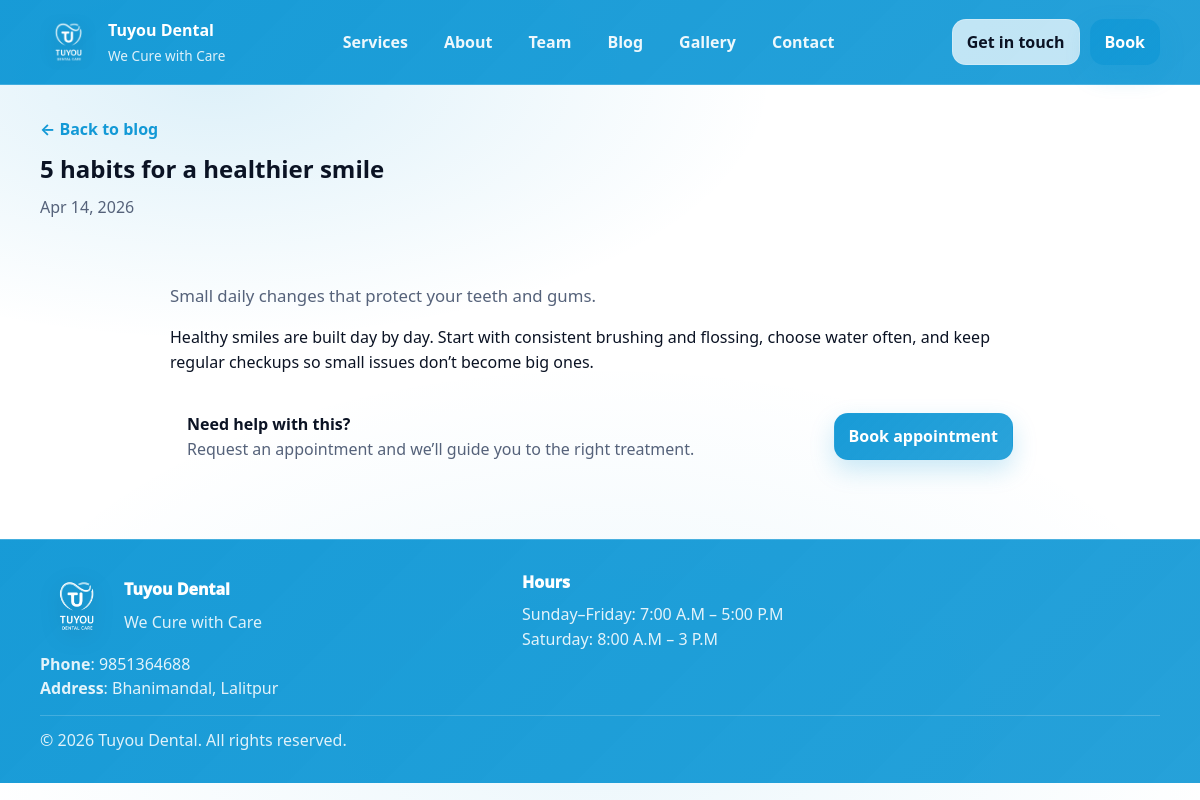
The page /blog/5-habits-for-a-healthier-smile/ on the database its author committed.
### website/models.py (models this page shows, shortened)
class TimeStampedModel(models.Model):
    created_at = models.DateTimeField(auto_now_add=True)
    updated_at = models.DateTimeField(auto_now=True)
    class Meta:
        abstract = True

class SiteSettings(TimeStampedModel):
    site_name = models.CharField(max_length=120, default="Tuyou Dental")
    tagline = models.CharField(
        max_length=220, default="Modern dentistry with a gentle touch."
    )
    phone = models.CharField(max_length=40, blank=True, default="")
    email = models.EmailField(blank=True, default="")
    address = models.CharField(max_length=220, blank=True, default="")
    hero_title = models.CharField(max_length=120, default="Healthy smiles start here.")
    hero_subtitle = models.TextField(
        default="From checkups to cosmetic care, we make every visit calm, clear, and comfortable."
    )
    hero_primary_cta_text = models.CharField(max_length=40, default="Book Appointment")
    hero_primary_cta_url = models.CharField(max_length=120, default="/appointment/")
    hero_secondary_cta_text = models.CharField(max_length=40, default="View Services")
    hero_secondary_cta_url = models.CharField(max_length=120, default="/services/")
    hero_image = models.ImageField(upload_to='site/hero/', blank=True, null=True)
    about_title = models.CharField(max_length=120, default="Trusted care for every stage.")
    about_body = models.TextField(
        default=(
            "Welcome to TuYou Dental Care, where brightening your smile brightens our day.\n\n"
            "We offer a comprehensive range of treatments, from routine cleanings and preventative care "
            "to advanced cosmetic, prosthetic and restorative procedures. We believe in personalized care "
            "tailored to meet the unique needs of each patient, ensuring a comfortable and stress-free experience.\n\n"
            "Our state-of-the-art facility is equipped with the latest technology to deliver the highest standard "
            "of dental care. Trust TuYou Dental Care to help you achieve and maintain a healthy, beautiful smile.\n\n"
            "\"We Cure With full cure\""
        )
    )
    about_image = models.ImageField(upload_to='site/about/', blank=True, null=True)
    opening_hours = models.TextField(
        blank=True,
        default="Mon–Fri: 8:00–18:00\nSat: 9:00–14:00\nSun: Closed",
        help_text="One line per entry.",
    )
    social_facebook = models.URLField(blank=True, default="")
    social_instagram = models.URLField(blank=True, default="")
    social_x = models.URLField(blank=True, default="")
    class Meta:
        verbose_name = "Site settings"
        verbose_name_plural = "Site settings"
    @classmethod
    def get_solo(cls):
        obj, _created = cls.objects.get_or_create(pk=1)
        return obj

class BlogPost(TimeStampedModel):
    title = models.CharField(max_length=200)
    slug = models.SlugField(max_length=220, unique=True, blank=True)
    excerpt = models.CharField(max_length=280, blank=True, default="")
    body = models.TextField()
    cover_image_url = models.URLField(blank=True, default="")
    published = models.BooleanField(default=True)
    published_at = models.DateTimeField(blank=True, null=True)
    class Meta:
        ordering = ["-published_at", "-created_at"]

### website/views.py (the view)
# urls.py: path("blog/<slug:slug>/", views.blog_detail, name="blog_detail"),
def blog_detail(request, slug: str):
    post = get_object_or_404(BlogPost, slug=slug, published=True)
    return render(request, "website/blog_detail.html", {"post": post})

### website/context_processors.py (called while the page is built)
def site_settings(request):
    settings_obj = SiteSettings.get_solo()
    return {"site_settings": settings_obj}

### templates/website/blog_detail.html (shortened to what this page needs)
{% extends "base.html" %}
{% block content %}
  <section class="page-hero">
    <div class="container">
      <a class="link" href="{% url 'blog_list' %}">← Back to blog</a>
      <h1 class="mt-small">{{ post.title }}</h1>
      <div class="muted">{% if post.published_at %}{{ post.published_at|date:"M j, Y" }}{% endif %}</div>
    </div>
  </section>
  <section class="section">
    <div class="container article">
      {% if post.excerpt %}<p class="lead">{{ post.excerpt }}</p>{% endif %}
      <div class="article-body">
        {{ post.body|linebreaks }}
      </div>
      <div class="article-cta">
        <div>
          <div class="mini-title">Need help with this?</div>
          <div class="muted">Request an appointment and we’ll guide you to the right treatment.</div>
        </div>
        <a class="btn btn-primary" href="{% url 'appointment' %}">Book appointment</a>
      </div>
    </div>
  </section>
{% endblock %}

### templates/base.html (shortened to what this page needs)
{% load static %}
<!doctype html>
<html lang="en">
  <head>
    <link rel="stylesheet" href="{% static 'css/site.css' %}" />
  </head>
  <body>
    <header class="site-header">
      <div class="container nav-row">
        <a class="brand" href="{% url 'home' %}">
          <span class="brand-mark">
            <img class="brand-logo" src="{% static 'img/tuyouLogo.png' %}" alt="{{ site_settings.site_name }} logo" />
          </span>
          <span class="brand-text">
            <span class="brand-name">{{ site_settings.site_name }}</span>
            <span class="brand-tagline">{{ site_settings.tagline }}</span>
          </span>
        </a>
        <nav class="nav" id="navMenu">
          <a href="{% url 'home' %}#services">Services</a>
          <a href="{% url 'home' %}#about">About</a>
          <a href="{% url 'home' %}#team">Team</a>
          <a href="{% url 'home' %}#blog">Blog</a>
          <a href="{% url 'gallery' %}">Gallery</a>
          <a href="{% url 'home' %}#contact">Contact</a>
        </nav>
        <div class="nav-cta">
          <a class="btn btn-ghost" href="{% url 'home' %}#contact">Get in touch</a>
          <a class="btn btn-primary" href="{% url 'appointment' %}">Book</a>
        </div>
      </div>
    </header>
    <main>
      {% block content %}{% endblock %}
    </main>
    <footer class="site-footer">
      <div class="container footer-grid">
        <div>
          <div class="footer-brand">
            <img class="footer-logo" src="{% static 'img/tuyouLogo.png' %}" alt="{{ site_settings.site_name }} logo" />
            <div>
              <div class="footer-title">{{ site_settings.site_name }}</div>
              <div class="muted">{{ site_settings.tagline }}</div>
            </div>
          </div>
          <div class="footer-meta">
            {% if site_settings.phone %}<div><strong>Phone</strong>: {{ site_settings.phone }}</div>{% endif %}
            {% if site_settings.address %}<div><strong>Address</strong>: {{ site_settings.address }}</div>{% endif %}
          </div>
        </div>
        <div>
          <div class="footer-title">Hours</div>
          <pre class="hours">{{ site_settings.opening_hours }}</pre>
        </div>
      </div>
      <div class="container footer-bottom">
        <div class="muted mx-auto">© {% now "Y" %} {{ site_settings.site_name }}. All rights reserved.</div>
      </div>
    </footer>
  </body>
</html>

### static/css/site.css (style rules this page uses)
:root { --bg:#FFFFFF; --panel:#FFFFFF; --panel2:#F3F9FF; --text:#0B1324; --muted:#55627A; --line:rgba(11,19,36,.10); --primary:#1399D6; --primary2:#1399D6; --shadow: 0 12px 40px rgba(8,15,30,.10); --radius:18px; }
* { box-sizing:border-box }
html,body { height:100% }
html { scroll-behavior:smooth }
body { margin:0; font-family: ui-sans-serif, system-ui, -apple-system, Segoe UI, Roboto, Arial, "Apple Color Emoji","Segoe UI Emoji"; background: radial-gradient(900px 420px at 18% 10%, rgba(19,153,214,.14), transparent 62%), radial-gradient(900px 520px at 50% 92%, rgba(19,153,214,.08), transparent 72%), var(--bg); color:var(--text); line-height:1.55; }
a { color:inherit; text-decoration:none }
img { max-width:100%; display:block }
.container { width:min(1120px, calc(100% - 48px)); margin:0 auto }
.muted { color:var(--muted) }
.mt-small { margin-top:8px }
.lead { font-size:1.05rem; color:var(--muted) }
.link { color:var(--primary); font-weight:650 }
.site-header { position:sticky; top:0; z-index:100; background: linear-gradient(135deg, rgba(19,153,214,.98), rgba(19,153,214,.92)); border-bottom:1px solid rgba(255,255,255,.18); }
.nav-row { display:flex; align-items:center; justify-content:space-between; gap:18px; padding:14px 0 }
.brand { display:flex; align-items:center; gap:12px }
.brand-mark { width:56px; height:56px; border-radius:16px; background: transparent; border:none; display:grid; place-items:center; overflow:hidden; box-shadow: none; padding:0; }
.brand-logo { width:100%; height:100%; object-fit:contain; filter: drop-shadow(0 6px 12px rgba(0,0,0,.18)); }
.brand-text { display:flex; flex-direction:column; gap:2px }
.brand-name { font-weight:850 }
.brand-name { color:#FFFFFF }
.brand-tagline { font-size:.85rem; color:rgba(255,255,255,.86) }
.nav { display:flex; gap:16px; align-items:center }
.nav a { color:rgba(255,255,255,.92); font-weight:650; padding:8px 10px; border-radius:12px }
.nav-cta { display:flex; gap:10px; align-items:center }
.btn { display:inline-flex; align-items:center; justify-content:center; gap:10px; padding:10px 14px; border-radius:14px; border:1px solid rgba(255,255,255,.22); font-weight:750; }
.btn-primary { background: linear-gradient(135deg, rgba(19,153,214,.98), rgba(19,153,214,.90)); color:#FFFFFF; border-color: transparent; box-shadow: 0 10px 24px rgba(19,153,214,.22); }
.btn-ghost { background: rgba(255,255,255,.72); color:var(--text) }
.mini-title { font-weight:900 }
.section { padding:34px 0 }
h1,h2 { margin:0 0 8px }
.page-hero { padding:32px 0 12px }
.article { width:min(860px, 100%) }
.article-body { margin-top:12px }
.article-cta { margin-top:20px; border:1px solid rgba(255,255,255,.10); background: rgba(255,255,255,.02); border-radius: var(--radius); padding:16px; display:flex; justify-content:space-between; align-items:center; gap:14px; }
.site-footer { border-top:1px solid rgba(255,255,255,.18); padding:30px 0; margin-top:26px; background: linear-gradient(135deg, rgba(19,153,214,.98), rgba(19,153,214,.92)); }
.footer-grid { display:grid; grid-template-columns: 1.2fr .8fr .8fr; gap:14px }
.footer-title { font-weight:950; margin-bottom:8px; color:#FFFFFF }
.footer-meta { margin-top:10px; color:rgba(255,255,255,.88) }
.hours { margin:0; white-space:pre-wrap; color:rgba(255,255,255,.88); font-family:inherit }
.footer-bottom { margin-top:14px; padding-top:12px; border-top:1px solid rgba(255,255,255,.18) }
.site-footer .muted { color:rgba(255,255,255,.86) }
.footer-brand { display:flex; gap:12px; align-items:center; margin-bottom:10px; }
.footer-logo { width:72px; height:72px; object-fit:contain; filter: drop-shadow(0 6px 12px rgba(0,0,0,.18)); }

### rows shown on the page
SiteSettings: site_name "Tuyou Dental", tagline "We Cure with Care", phone "9851364688", address "Bhanimandal, Lalitpur", opening_hours "Sunday–Friday: 7:00 A.M – 5:00 P.M Saturday: 8:00 A.M – 3 P.M"
BlogPost: title "5 habits for a healthier smile", published_at "Apr 14, 2026", excerpt "Small daily changes that protect your teeth and gums.", body "Healthy smiles are built day by day. Start with consistent brushing and flossing, choose water often, and keep regular checkups so small issues don’t become big ones."
